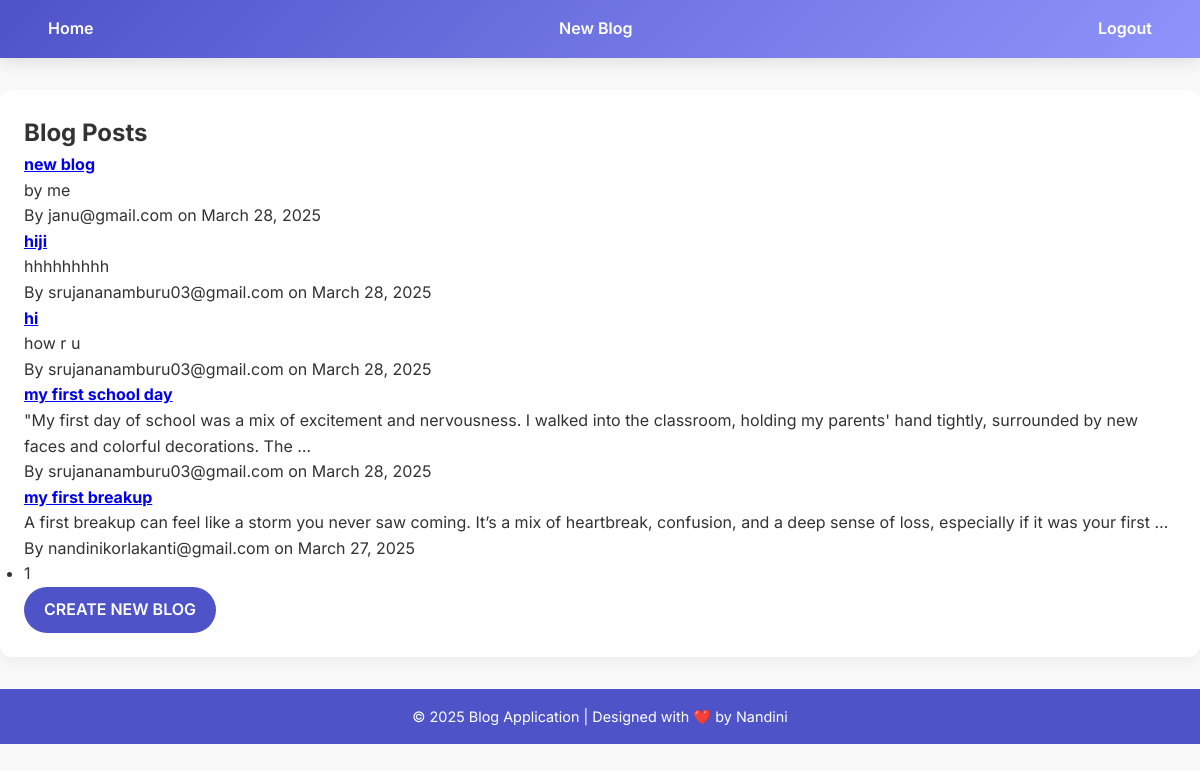
Page /blog/ (signed in) on the committed database.
### blog/models.py (models this page shows, shortened)
class BlogPost(models.Model):
    author = models.ForeignKey(User, on_delete=models.CASCADE)
    title = models.CharField(max_length=200)
    content = models.TextField()
    created_at = models.DateTimeField(auto_now_add=True)
    updated_at = models.DateTimeField(auto_now=True)

### blog/views.py (the view)
# urls.py: path('', views.blog_list, name='blog_list'),
def blog_list(request):
    blog_posts = BlogPost.objects.all().order_by('-created_at')
    paginator = Paginator(blog_posts, 10)  # Show 10 blogs per page
    page_number = request.GET.get('page')
    page_obj = paginator.get_page(page_number)
    return render(request, 'blog/blog_list.html', {'page_obj': page_obj})

### blog/templates/blog/blog_list.html (shortened to what this page needs)
{% extends "base.html" %}
{% block content %}
<div class="container mt-4">
    <h2 class="mb-3">Blog Posts</h2>
    {% for blog in page_obj %}
        <div class="card mb-3">
            <div class="card-body">
                <h4 class="card-title">
                    <a href="{% url 'blog_detail' blog.pk %}">{{ blog.title }}</a>
                </h4>
                <p class="card-text">{{ blog.content|truncatewords:30 }}</p>
                <p class="text-muted">By {{ blog.author }} on {{ blog.created_at|date:"F d, Y" }}</p>
            </div>
        </div>
    {% empty %}
        <p>No blogs available.</p>
    {% endfor %}
    <nav>
        <ul class="pagination">
            <li class="page-item active"><span class="page-link">{{ page_obj.number }}</span></li>
        </ul>
    </nav>
    {% if user.is_authenticated %}
        <a href="{% url 'create_blog' %}" class="btn btn-primary mt-3">Create New Blog</a>
    {% endif %}
</div>
{% endblock %}

### blog/templates/base.html (style rules this page uses)
* { margin: 0; padding: 0; box-sizing: border-box; font-family: 'Inter', sans-serif; }
body { background-color: #f9f9f9; color: #333; line-height: 1.6; }
nav { display: flex; justify-content: space-between; align-items: center; max-width: 1200px; margin: 0 auto; }
.btn { display: inline-block; padding: 10px 20px; font-size: 1rem; font-weight: 600; text-transform: uppercase; border: none; border-radius: 30px; background-color: #4e54c8; color: #fff; cursor: pointer; transition: all 0.3s ease; text-decoration: none; }

### rows in the picture
BlogPost: title "new blog", content "by me", author "janu@gmail.com", created_at "March 28, 2025"
BlogPost: title "hiji", content "hhhhhhhhh", author "srujananamburu03@gmail.com", created_at "March 28, 2025"
BlogPost: title "hi", content "how r u", author "srujananamburu03@gmail.com", created_at "March 28, 2025"
BlogPost: title "my first school day", content "\"My first day of school was a mix of excitement and nervousness. I walked into the classroom, holding my parents' hand tightly, surrounded by new faces and colorful decorations. The …", author "srujananamburu03@gmail.com", created_at "March 28, 2025"
BlogPost: title "my first breakup", content "A first breakup can feel like a storm you never saw coming. It’s a mix of heartbreak, confusion, and a deep sense of loss, especially if it was your first …", author "nandinikorlakanti@gmail.com", created_at "March 27, 2025"

### other values in the picture
{{ page_obj.number }} "1"
